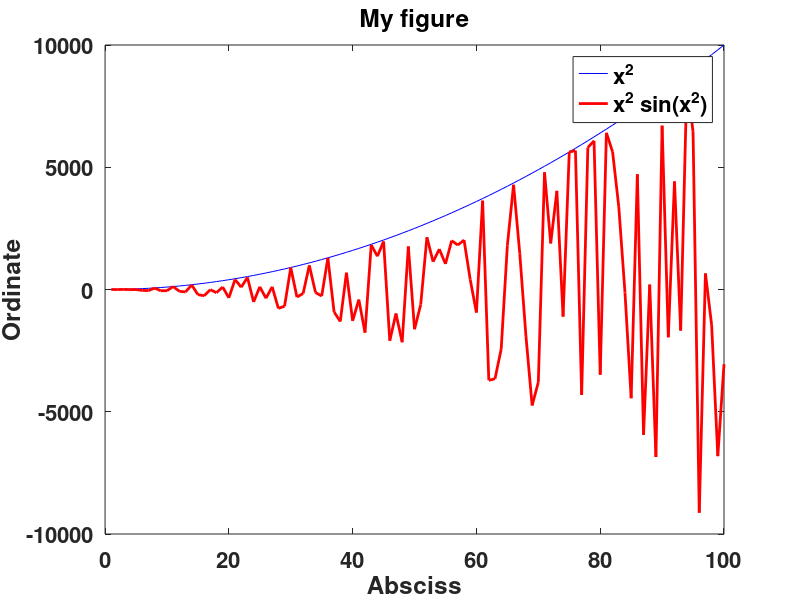

Here is the MATLAB script that generated this plot:
lw=2; %Linewidth
fs=18; %Fontsize
fw='Bold'; %FontWeight
fsa=16; %Fontsize

x=1:100;
y=x.^2;
y2=y.*sin(y);

plot(x,y,'b',x,y2,'r','Linewidth',lw);
xlabel('Absciss','FontSize',fs,'FontWeight',fw);
ylabel('Ordinate','FontSize',fs,'FontWeight',fw);
title('My figure','FontSize',fs,'FontWeight',fw);
set(gca,'FontWeight',fw,'FontSize',fsa);
legend({'x^2','x^2 sin(x^2)'},'FontWeight',fw,'FontSize',fsa);
print('-depsc','my_nice_figure');
